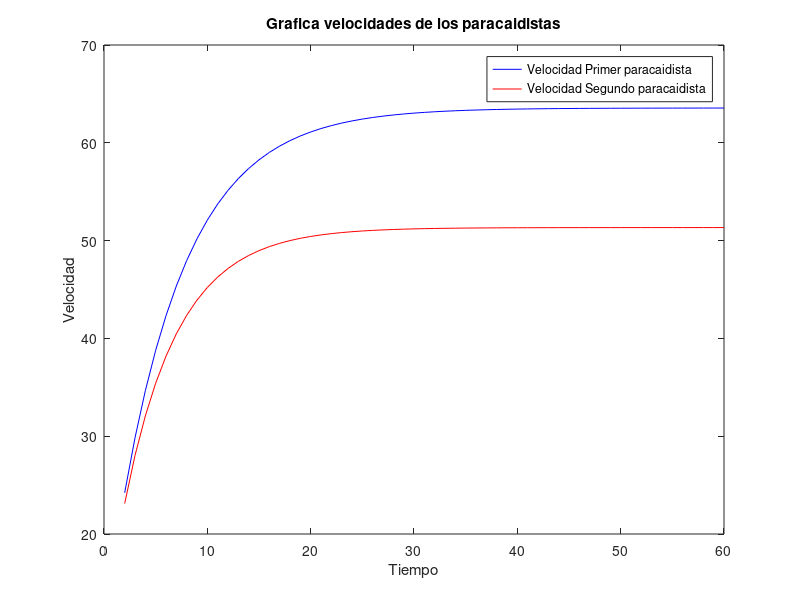

MATLAB code for this plot:
clc
m1=68.1
m2=55
g=9.8
c=10.5
Vo=10
t=[2:1:60]
v1=((m1*g)/c)*(1-exp(-((c/m1)*t)))+(Vo*exp(-((c/m1)*t)))
v2=((m2*g)/c)*(1-exp(-((c/m2)*t)))+(Vo*exp(-((c/m2)*t)))
plot(t,v1,'b')
xlabel('Tiempo')
ylabel('Velocidad')
hold on
plot(t,v2,'r')
title('Grafica velocidades de los paracaidistas')
xlabel('Tiempo')
ylabel('Velocidad')
legend('Velocidad Primer paracaidista','Velocidad Segundo paracaidista')
hold on